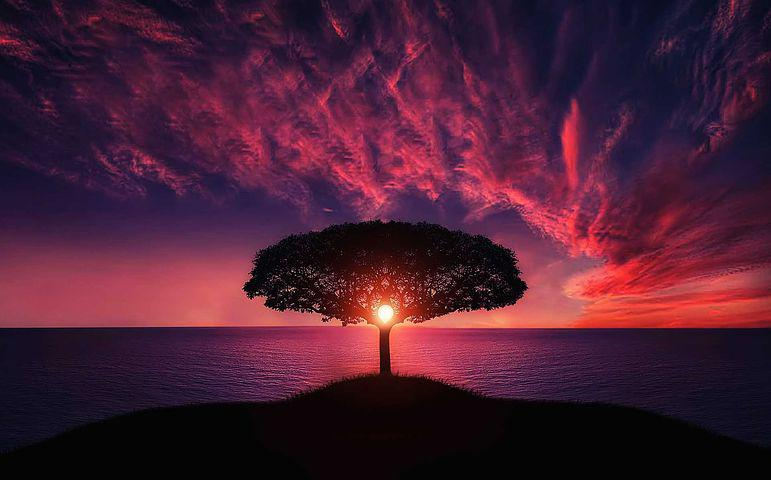
#> input picture images/img1.jpg, 771 x 480 px
$ jupyter execute Question8.ipynb   (shell and % lines are left out)
#> lines starting #> are read from the running program, lines starting #| are printed output that depends on the picture
[cell 1]
import cv2
import numpy as np
import matplotlib.pyplot as plt
from PIL import Image, ImageChops
import math, operator

[cell 2]
img = cv2.imread('./images/img1.jpg')
#> img is the input picture: shape (480, 771, 3); mean B, G, R 51.4, 30.4, 73.7
rows, cols, ch = img.shape
#> rows = 480; cols = 771; ch = 3

pts1 = np.float32([[50, 50],
                   [200, 50],
                   [50, 200]])

pts2 = np.float32([[10, 100],
                   [200, 50],
                   [100, 250]])

M = cv2.getAffineTransform(pts1, pts2)
final = cv2.warpAffine(img, M, (cols, rows))
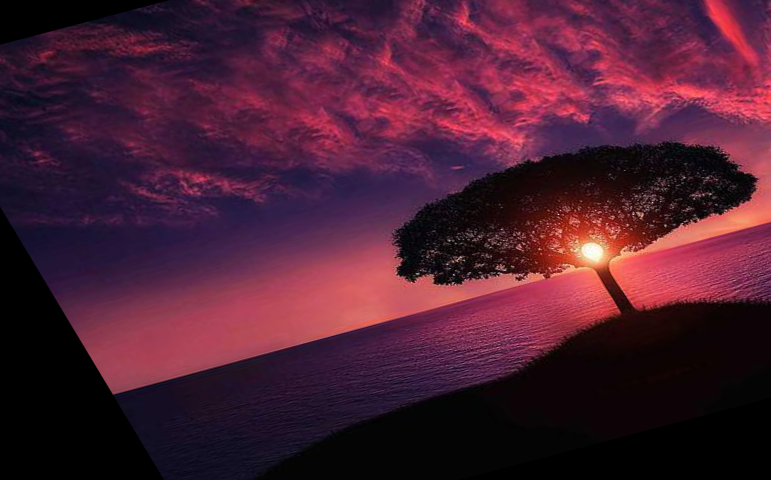
#> final: shape (480, 771, 3); mean B, G, R 50.1, 30.4, 74.6

plt.subplot(121)
plt.imshow(img[...,::-1])
plt.title('Original Image')

plt.subplot(122)
plt.imshow(final[...,::-1])
plt.title('Affine Transformed')
plt.show()
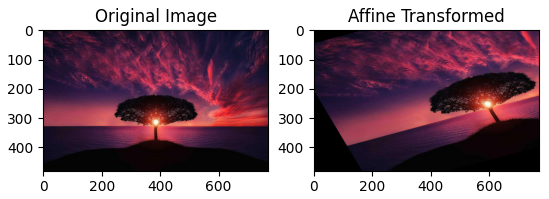
#> figure drawn by matplotlib, 2 panels

[cell 3]
cv2.imshow('img',final)
cv2.waitKey(0)
cv2.destroyAllWindows()

[cell 4]
def affine_transform(image, tile_pts):
    x1, y1, x2, y2, x3, y3 = tile_pts[0,0],tile_pts[0,1],tile_pts[1,0],tile_pts[1,1],tile_pts[2,0],tile_pts[2,1]
    rows, cols = image.shape[:2]
#> rows = 480; cols = 771

    # Calculate the transformation matrix
    A = np.array([[x1, y1, 1, 0, 0, 0],
                  [0, 0, 0, x1, y1, 1],
                  [x2, y2, 1, 0, 0, 0],
                  [0, 0, 0, x2, y2, 1],
                  [x3, y3, 1, 0, 0, 0],
                  [0, 0, 0, x3, y3, 1]])

    B = np.array([0, 0, cols, 0, 0, rows])
#> B = [0, 0, 771, 0, 0, 480]
    X = np.linalg.solve(A, B)

    # Create the transformation matrix
    T = np.array([[X[0], X[1], X[2]],
                  [X[3], X[4], X[5]]])

    # Apply the transformation to the image
    transformed_image = np.zeros((rows, cols,3), dtype=np.uint8)
    for i in range(rows):
        for j in range(cols):
            x, y = np.matmul(T, [j, i, 1])
            if x >= 0 and x < cols and y >= 0 and y < rows:
                transformed_image[i][j] = image[int(y)][int(x)]
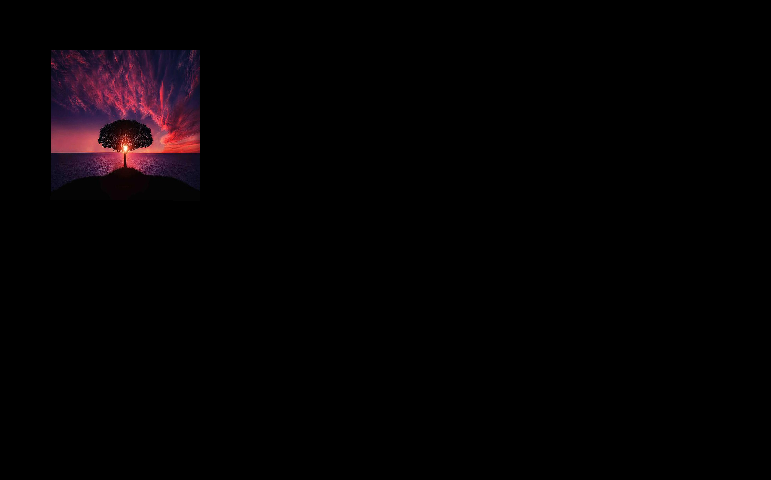
#> transformed_image: shape (480, 771, 3); mean B, G, R 3.1, 1.8, 4.5

    return transformed_image

[cell 5]
pts1 = np.float32([[50, 50],
                   [200, 50],
                   [50, 200]])
pts2 = np.float32([[10, 100],
                   [200, 50],
                   [100, 250]])
user_affine_img1 = affine_transform(img,pts1)
user_affine_img1 = affine_transform(user_affine_img1,pts2)
#> after the loop in affine_transform (call 2), `for i in range(rows):`:
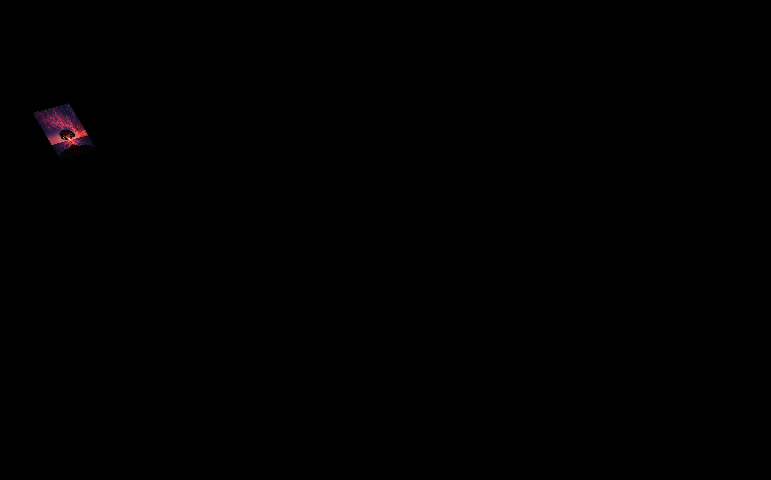
#> transformed_image: shape (480, 771, 3); mean B, G, R 0.3, 0.2, 0.4

[cell 6]
cv2.imshow('img',user_affine_img1)
cv2.waitKey(0)
cv2.destroyAllWindows()

[cell 7]
def rmse(image1, image2):
    # Ensure that the images have the same shape
    assert image1.shape == image2.shape, "Images must have the same shape"
    # Calculate the mean squared error between the images
    mse = np.mean((image1 - image2) ** 2)
#> mse = 93.49
    # Take the square root of the mean squared error to get the root mean squared error
    rmse = np.sqrt(mse)
#> rmse = 9.67
    return rmse

[cell 8]
rmse(final,user_affine_img1)
#> Out = 9.67

[cell 9]
plt.figure(figsize=[18,5])
plt.subplot(131); plt.imshow(img[...,::-1]); plt.title('Original Image')
plt.subplot(132); plt.imshow(final[...,::-1]); plt.title('Affine Transformed (part a)')
plt.subplot(133); plt.imshow(user_affine_img1[...,::-1]); plt.title('Affine Transformed (part b)')
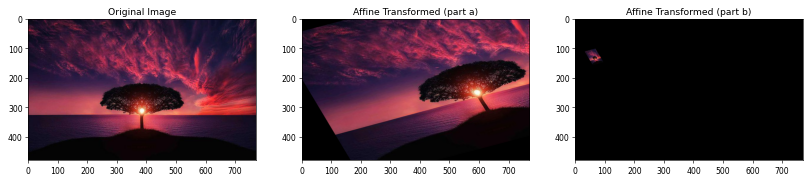
#> figure drawn by matplotlib, 3 panels

$ run again, with images/reference.jpg copied over images/img1.jpg
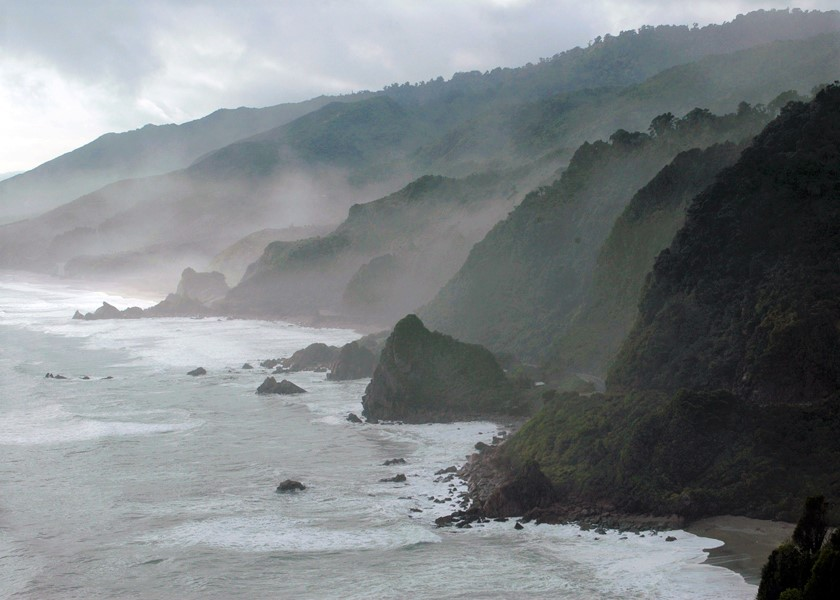
#> input picture images/reference.jpg, 840 x 600 px
#> img is the input picture: shape (600, 840, 3); mean B, G, R 133.3, 130.5, 125.2
#> after the loop in affine_transform (call 2), `for i in range(rows):`:
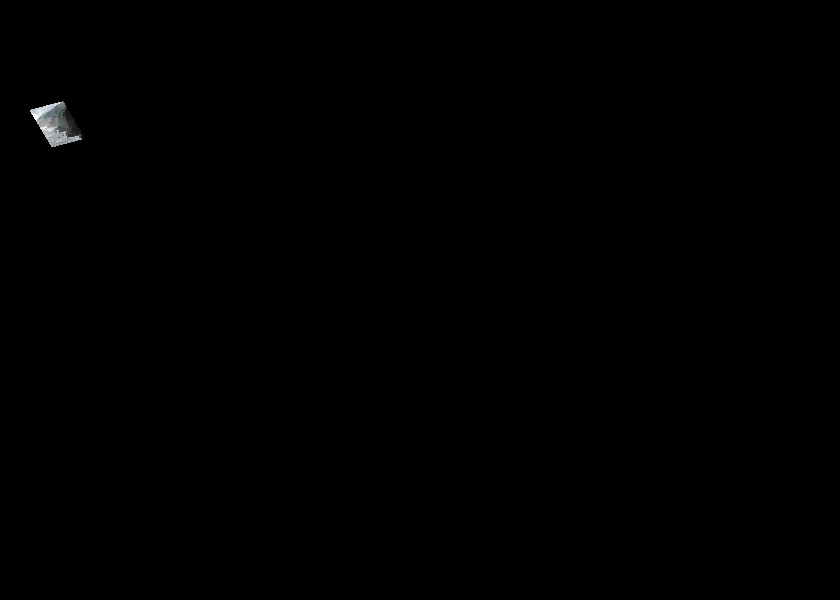
#> transformed_image: shape (600, 840, 3); mean B, G, R 0.4, 0.4, 0.4
#> mse = 95.33
#> rmse = 9.76
#> `[cell 9] plt.figure(figsize=[18,5]) plt.subplot(131); plt.imshow(img[...`:
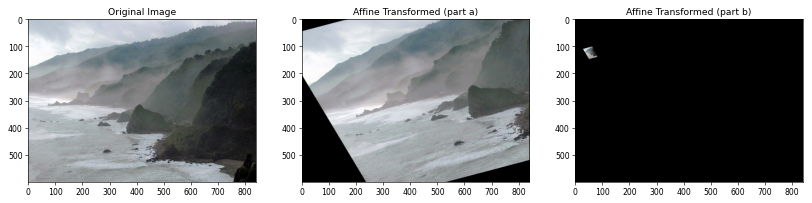
#> figure drawn by matplotlib, 3 panels
